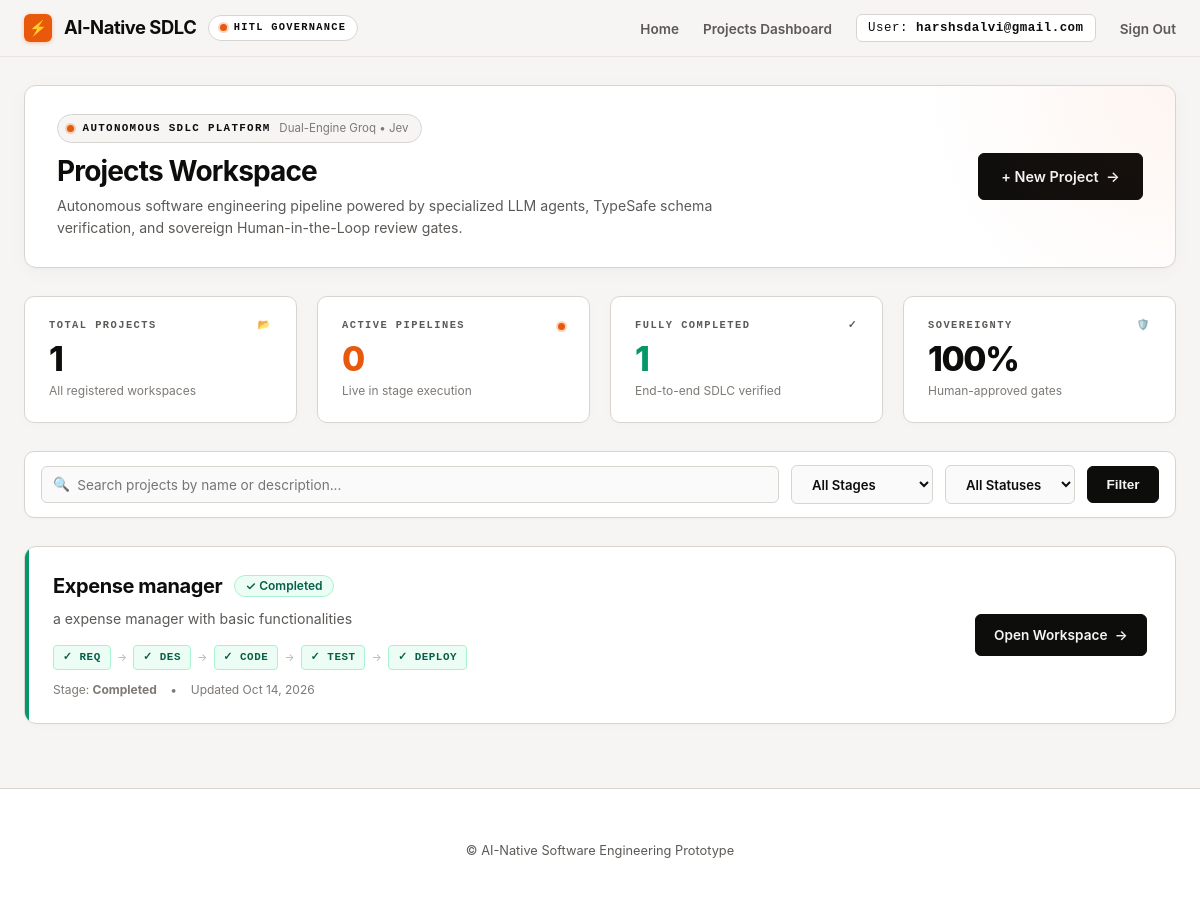
Before: /projects/ (signed in) with the older database file.
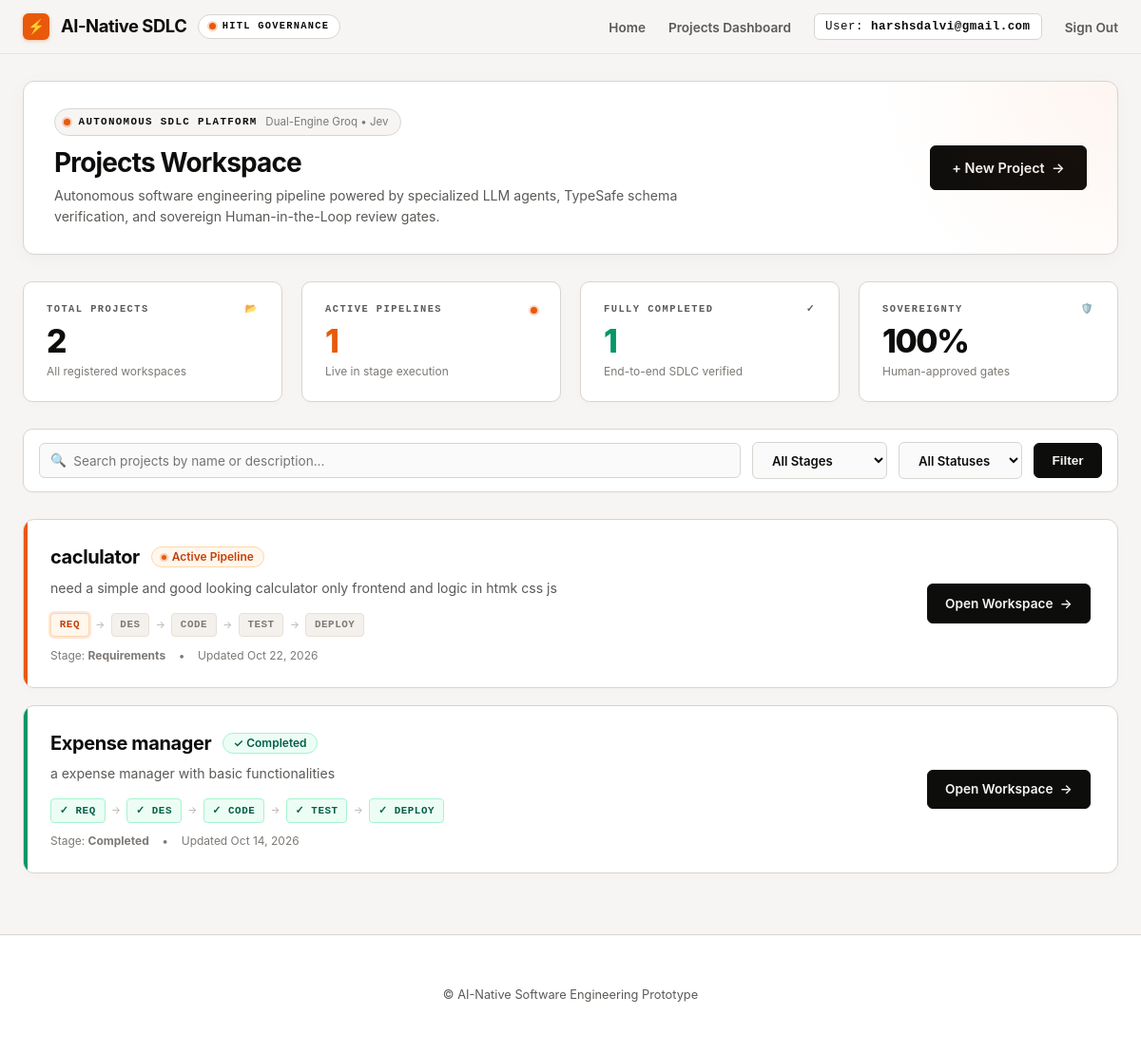
After: the same page with the newer database file.
### projects/models.py (models this page shows, shortened)
class Project(models.Model):
    STAGE_CHOICES = [
        ('REQUIREMENTS', 'Requirements'),
        ('DESIGN', 'Design'),
        ('CODE', 'Code'),
        ('TESTING', 'Testing'),
        ('DEPLOYMENT', 'Deployment'),
        ('COMPLETED', 'Completed'),
    ]
    STATUS_CHOICES = [
        ('ACTIVE', 'Active'),
        ('COMPLETED', 'Completed'),
        ('ARCHIVED', 'Archived'),
    ]
    owner = models.ForeignKey(User, on_delete=models.CASCADE, related_name='projects')
    name = models.CharField(max_length=255)
    description = models.TextField()
    current_stage = models.CharField(max_length=20, choices=STAGE_CHOICES, default='REQUIREMENTS')
    status = models.CharField(max_length=20, choices=STATUS_CHOICES, default='ACTIVE')
    created_at = models.DateTimeField(auto_now_add=True)
    updated_at = models.DateTimeField(auto_now=True)
    class Meta:
        ordering = ['-updated_at']

### projects/views.py (the view)
# urls.py: path('', views.dashboard_view, name='dashboard'),
@login_required
def dashboard_view(request):
    qs = Project.objects.filter(owner=request.user)
    total_projects = qs.count()
    active_projects = qs.filter(status='ACTIVE').count()
    completed_projects = qs.filter(status='COMPLETED').count()
    search_query = request.GET.get('q', '')
    if search_query:
        qs = qs.filter(Q(name__icontains=search_query) | Q(description__icontains=search_query))
    stage_filter = request.GET.get('stage', '')
    if stage_filter:
        qs = qs.filter(current_stage=stage_filter)
    status_filter = request.GET.get('status', '')
    if status_filter:
        qs = qs.filter(status=status_filter)
    context = {
        'projects': qs,
        'total_projects': total_projects,
        'active_projects': active_projects,
        'completed_projects': completed_projects,
        'search_query': search_query,
        'stage_filter': stage_filter,
        'status_filter': status_filter,
        'stages': Project.STAGE_CHOICES,
        'statuses': Project.STATUS_CHOICES,
    }
    return render(request, 'projects/dashboard.html', context)

### projects/templates/projects/dashboard.html (shortened to what this page needs)
{% extends "base.html" %}
{% block content %}
<div class="dash-hero">
    <div>
        <div class="dash-pill">
            <span class="signal-dot"></span>
            <span>Autonomous SDLC Platform</span>
            <span class="dash-pill-muted">Dual-Engine Groq &bull; Jev</span>
        </div>
        <h1 class="dash-title">Projects Workspace</h1>
        <p class="dash-desc">
            Autonomous software engineering pipeline powered by specialized LLM agents, TypeSafe schema verification, and sovereign Human-in-the-Loop review gates.
        </p>
    </div>
    <a href="{% url 'project_create' %}" class="btn-primary" style="padding: 0.75rem 1.4rem; font-size: 0.9rem;">
        <span>+ New Project</span>
        <span>&rarr;</span>
    </a>
</div>
<div class="stats-container">
    <div class="stat-card">
        <div class="stat-label">
            <span>Total Projects</span>
            <span>📂</span>
        </div>
        <div class="stat-value">{{ total_projects }}</div>
        <div class="stat-meta">
            <span>All registered workspaces</span>
        </div>
    </div>
    <div class="stat-card">
        <div class="stat-label">
            <span>Active Pipelines</span>
            <span class="signal-dot"></span>
        </div>
        <div class="stat-value" style="color: #E8590C;">{{ active_projects }}</div>
        <div class="stat-meta">
            <span>Live in stage execution</span>
        </div>
    </div>
    <div class="stat-card">
        <div class="stat-label">
            <span>Fully Completed</span>
            <span>✓</span>
        </div>
        <div class="stat-value" style="color: #059669;">{{ completed_projects }}</div>
        <div class="stat-meta">
            <span>End-to-end SDLC verified</span>
        </div>
    </div>
    <div class="stat-card">
        <div class="stat-label">
            <span>Sovereignty</span>
            <span>🛡️</span>
        </div>
        <div class="stat-value">100%</div>
        <div class="stat-meta">
            <span>Human-approved gates</span>
        </div>
    </div>
</div>
<form class="controls-bar" method="get">
    <div class="search-input-box">
        <span class="search-icon">🔍</span>
        <input type="text" name="q" placeholder="Search projects by name or description..." value="{{ search_query }}">
    </div>
    <select name="stage" class="filter-select">
        <option value="">All Stages</option>
    </select>
    <select name="status" class="filter-select">
        <option value="">All Statuses</option>
    </select>
    <button type="submit" class="btn-primary">Filter</button>
</form>
<div class="project-list">
    {% for project in projects %}
        <div class="project-card {% if project.status == 'COMPLETED' %}status-completed{% else %}status-active{% endif %}">
            <div class="project-info">
                <div class="project-header-row">
                    <a href="{% url 'project_detail' project.pk %}" class="project-name">{{ project.name }}</a>
                    {% if project.status == 'COMPLETED' %}
                        <span class="badge badge-approved">✓ Completed</span>
                    {% else %}
                        <span class="badge" style="background:#FFF7ED; color:#C2410C; border:1px solid #FED7AA;">
                            <span class="signal-dot" style="width:5px; height:5px;"></span> Active Pipeline
                        </span>
                    {% endif %}
                </div>
                <p class="project-desc-snippet">{{ project.description|truncatewords:26 }}</p>
                <div class="mini-pipeline-track">
                    <span class="mini-step {% if project.current_stage != 'REQUIREMENTS' or project.status == 'COMPLETED' %}step-approved{% elif project.current_stage == 'REQUIREMENTS' %}step-current{% endif %}">
                        {% if project.current_stage != 'REQUIREMENTS' or project.status == 'COMPLETED' %}✓{% endif %} Req
                    </span>
                    <span class="mini-step-arrow">&rarr;</span>
                    <span class="mini-step {% if project.current_stage == 'CODE' or project.current_stage == 'TESTING' or project.current_stage == 'DEPLOYMENT' or project.status == 'COMPLETED' %}step-approved{% elif project.current_stage == 'DESIGN' %}step-current{% endif %}">
                        {% if project.current_stage == 'CODE' or project.current_stage == 'TESTING' or project.current_stage == 'DEPLOYMENT' or project.status == 'COMPLETED' %}✓{% endif %} Des
                    </span>
                    <span class="mini-step-arrow">&rarr;</span>
                    <span class="mini-step {% if project.current_stage == 'TESTING' or project.current_stage == 'DEPLOYMENT' or project.status == 'COMPLETED' %}step-approved{% elif project.current_stage == 'CODE' %}step-current{% endif %}">
                        {% if project.current_stage == 'TESTING' or project.current_stage == 'DEPLOYMENT' or project.status == 'COMPLETED' %}✓{% endif %} Code
                    </span>
                    <span class="mini-step-arrow">&rarr;</span>
                    <span class="mini-step {% if project.current_stage == 'DEPLOYMENT' or project.status == 'COMPLETED' %}step-approved{% elif project.current_stage == 'TESTING' %}step-current{% endif %}">
                        {% if project.current_stage == 'DEPLOYMENT' or project.status == 'COMPLETED' %}✓{% endif %} Test
                    </span>
                    <span class="mini-step-arrow">&rarr;</span>
                    <span class="mini-step {% if project.status == 'COMPLETED' %}step-approved{% elif project.current_stage == 'DEPLOYMENT' %}step-current{% endif %}">
                        {% if project.status == 'COMPLETED' %}✓{% endif %} Deploy
                    </span>
                </div>
                <div class="project-meta-strip">
                    <span>Stage: <strong>{{ project.get_current_stage_display }}</strong></span>
                    <span>&bull;</span>
                    <span>Updated {{ project.updated_at|date:"M d, Y" }}</span>
                </div>
            </div>
            <div class="project-actions">
                <a href="{% url 'project_detail' project.pk %}" class="btn-primary">
                    <span>Open Workspace</span>
                    <span>&rarr;</span>
                </a>
            </div>
        </div>
    {% endfor %}
</div>
{% endblock %}

### templates/base.html (shortened to what this page needs)
<!DOCTYPE html>
<html lang="en">
<head>
</head>
<body class="{% block body_class %}{% endblock %}">
    {% block header %}
    <header class="{% block header_class %}{% endblock %}">
        <nav>
            <a href="/" class="brand-box">
                <span class="brand-icon-box">⚡</span>
                <span class="logo">AI-Native SDLC</span>
                <span class="seminar-pill"><span class="signal-dot"></span> HITL Governance</span>
            </a>
            <ul class="nav-links">
                <li><a href="/">Home</a></li>
                <li><a href="/projects/">Projects Dashboard</a></li>
                {% if user.is_authenticated %}
                    <li class="nav-user">User: <strong>{{ user.username }}</strong></li>
                    <li>
                        <form method="post" action="{% url 'logout' %}" style="display:inline;">
                            <button type="submit" class="nav-btn">Sign Out</button>
                        </form>
                    </li>
                {% else %}
                    <li><a href="{% url 'login' %}">Login</a></li>
                    <li><a href="{% url 'register' %}">Register</a></li>
                {% endif %}
            </ul>
        </nav>
    </header>
    {% endblock header %}
    <main class="{% block main_class %}container{% endblock %}">
        {% block content %}
        {% endblock content %}
    </main>
    {% block footer %}
    <footer>
        <p>&copy; AI-Native Software Engineering Prototype</p>
    </footer>
    {% endblock footer %}
</body>
</html>

Changed rows visible on the page:
added Project: name "caclulator", status "ACTIVE" (drawn), description "need a simple and good looking calculator only frontend and logic in htmk css js", current_stage "Requirements", updated_at "Oct 22, 2026"
Other visible differences:
{{ total_projects }}: "1" → "2"
{{ active_projects }}: "0" → "1"
